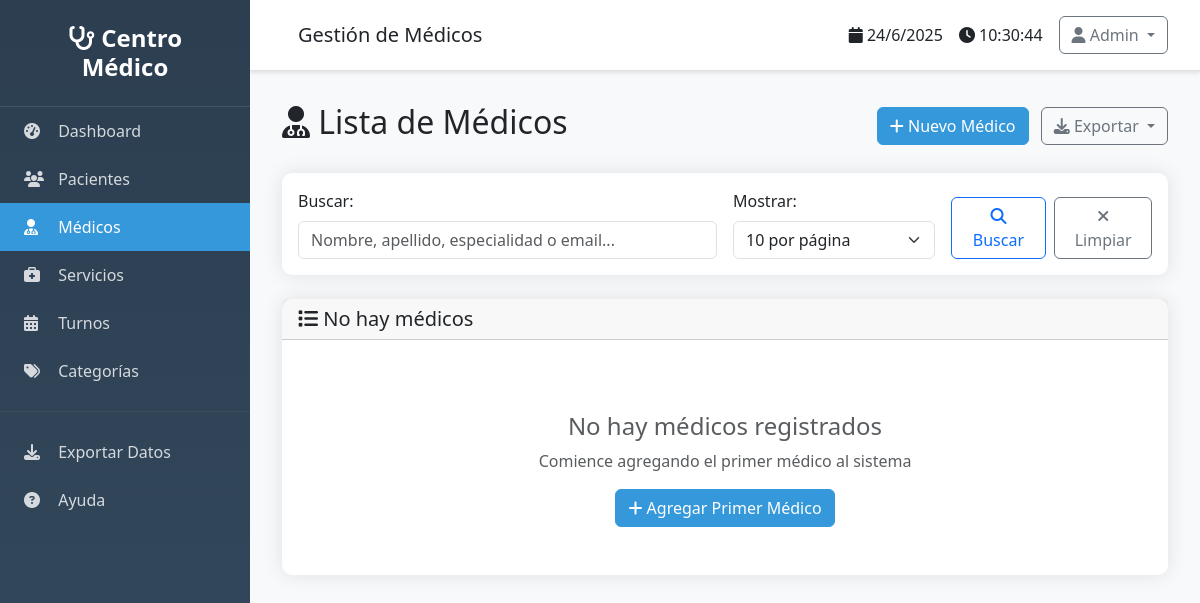
The page /profesionales/ on the database as committed earlier.
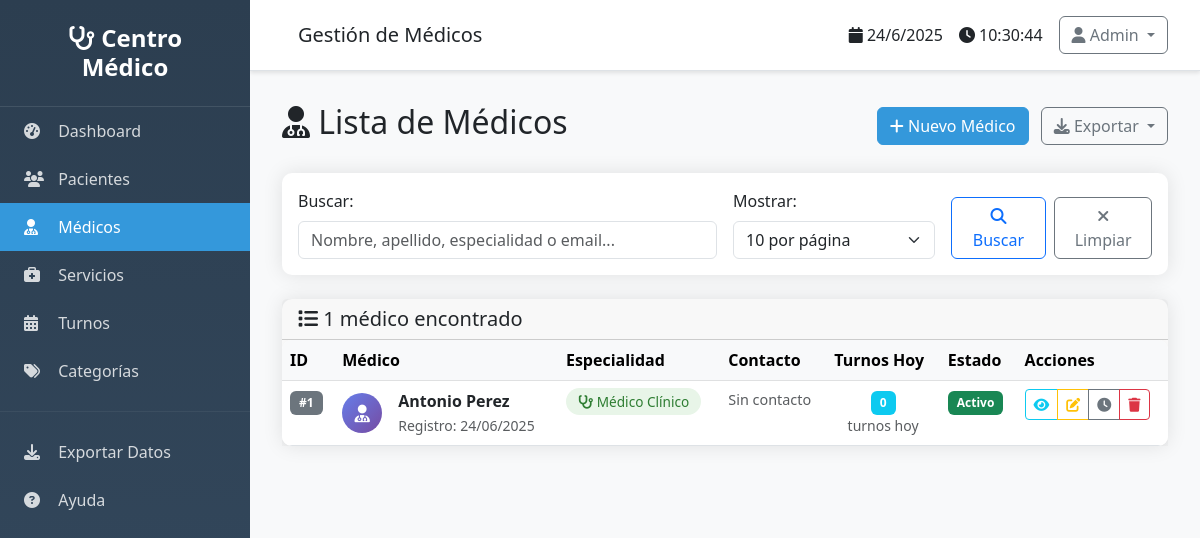
The same page on the database as committed later.
### src/models/profesional.py (models this page shows, shortened)
class Profesional(db.Model):
    __tablename__ = 'profesionales'
    id = db.Column(db.Integer, primary_key=True)
    nombre = db.Column(db.String(100), nullable=False)
    apellido = db.Column(db.String(100), nullable=False)
    telefono = db.Column(db.String(20), nullable=True)
    email = db.Column(db.String(120), nullable=True)
    especialidad = db.Column(db.String(100), nullable=True)
    activo = db.Column(db.Boolean, default=True)
    fecha_creacion = db.Column(db.DateTime, default=datetime.utcnow)
    turnos = db.relationship('Turno', backref='profesional', lazy=True)
    @property
    def nombre_completo(self):
        return f"{self.nombre} {self.apellido}"

### src/routes/profesionales.py (the view)
@profesionales_bp.route('/')
def listar():
    page = request.args.get('page', 1, type=int)
    per_page = request.args.get('per_page', 10, type=int)
    search = request.args.get('search', '', type=str)
    profesionales = ProfesionalService.get_paginated_profesionales(page, per_page, search)
    return render_template('profesionales/listar.html',
                         profesionales=profesionales,
                         search=search)

### src/services/profesional_service.py (called while the page is built, shortened)
    @staticmethod
    def get_paginated_profesionales(page=1, per_page=10, search=''):
        query = Profesional.query.filter_by(activo=True)
        return query.order_by(Profesional.apellido, Profesional.nombre).paginate(
            page=page, per_page=per_page, error_out=False
        )

### templates/profesionales/listar.html (shortened to what the changed rows need)
{% extends "base.html" %}
{% block content %}
<div class="d-flex justify-content-between align-items-center mb-4">
    <h2>
        <i class="fas fa-user-md"></i> Lista de Médicos
    </h2>
</div>
<div class="card">
    <div class="card-header">
        <h5 class="card-title mb-0">
            <i class="fas fa-list"></i>
            {% if profesionales and profesionales.items %}
                {{ profesionales.total }} médico{{ 's' if profesionales.total != 1 else '' }} encontrado{{ 's' if profesionales.total != 1 else '' }}
            {% else %}
                No hay médicos
            {% endif %}
        </h5>
    </div>
    <div class="card-body p-0">
        {% if profesionales and profesionales.items %}
            <div class="table-responsive">
                <table class="table table-hover mb-0">
                    <thead class="table-light">
                        <tr>
                            <th>ID</th>
                            <th>Médico</th>
                            <th>Especialidad</th>
                            <th>Contacto</th>
                            <th>Turnos Hoy</th>
                            <th>Estado</th>
                            <th>Acciones</th>
                        </tr>
                    </thead>
                    <tbody>
                        {% for profesional in profesionales.items %}
                        <tr>
                            <td>
                                <span class="badge bg-secondary">#{{ profesional.id }}</span>
                            </td>
                            <td>
                                <div class="d-flex align-items-center">
                                    <div class="doctor-avatar me-3">
                                        <i class="fas fa-user-md"></i>
                                    </div>
                                    <div>
                                        <strong>{{ profesional.nombre_completo }}</strong>
                                        <br><small class="text-muted">Registro: {{ profesional.fecha_creacion.strftime('%d/%m/%Y') if profesional.fecha_creacion else 'N/A' }}</small>
                                    </div>
                                </div>
                            </td>
                            <td>
                                {% if profesional.especialidad %}
                                    <span class="specialty-badge">
                                        <i class="fas fa-stethoscope"></i>
                                        {{ profesional.especialidad }}
                                    </span>
                                {% else %}
                                    <span class="text-muted">Sin especialidad</span>
                                {% endif %}
                            </td>
                            <td>
                                <div class="contact-info">
                                    {% if not profesional.telefono and not profesional.email %}
                                        <span class="text-muted">Sin contacto</span>
                                    {% endif %}
                                </div>
                            </td>
                            <td>
                                <div class="today-appointments">
                                    <span class="badge bg-info">
                                        {{ profesional.turnos|selectattr('fecha', 'equalto', today)|list|length if today else 0 }}
                                    </span>
                                    <small class="text-muted d-block">turnos hoy</small>
                                </div>
                            </td>
                            <td>
                                <span class="badge bg-success">Activo</span>
                            </td>
                            <td>
                                <div class="btn-group btn-group-sm">
                                    <a href="{{ url_for('profesionales.detalle', id=profesional.id) }}"
                                       class="btn btn-outline-info" title="Ver detalle">
                                        <i class="fas fa-eye"></i>
                                    </a>
                                    <a href="{{ url_for('profesionales.editar', id=profesional.id) }}"
                                       class="btn btn-outline-warning" title="Editar">
                                        <i class="fas fa-edit"></i>
                                    </a>
                                    <a href="{{ url_for('profesionales.horarios', id=profesional.id) }}"
                                       class="btn btn-outline-secondary" title="Ver horarios">
                                        <i class="fas fa-clock"></i>
                                    </a>
                                    <button type="button" class="btn btn-outline-danger"
                                            title="Eliminar" onclick="eliminarProfesional({{ profesional.id }}, '{{ profesional.nombre_completo }}')">
                                        <i class="fas fa-trash"></i>
                                    </button>
                                </div>
                            </td>
                        </tr>
                        {% endfor %}
                    </tbody>
                </table>
            </div>
        {% else %}
            <div class="text-center py-5">
                <h4 class="text-muted">No hay médicos registrados</h4>
                <p class="text-muted">
                    {% if search %}
                        No se encontraron médicos con el término "{{ search }}"
                    {% else %}
                        Comience agregando el primer médico al sistema
                    {% endif %}
                </p>
                {% if not search %}
                    <a href="{{ url_for('profesionales.nuevo') }}" class="btn btn-primary">
                        <i class="fas fa-plus"></i> Agregar Primer Médico
                    </a>
                {% else %}
                    <a href="{{ url_for('profesionales.listar') }}" class="btn btn-outline-secondary">
                        <i class="fas fa-arrow-left"></i> Ver Todos los Médicos
                    </a>
                {% endif %}
            </div>
        {% endif %}
    </div>
</div>
{% endblock %}

Rows that differ between the two databases and show on the page:
added Profesional: id "1", nombre_completo "Antonio Perez", fecha_creacion "24/06/2025", especialidad "Médico Clínico", shows "Sin contacto", turnos|selectattr "0"
Other text that changed with them:
{{ profesionales.total }}: (not shown) → "1"
text no longer shown: "No hay médicos No hay médicos registrados Comience agregando el primer médico al sistema Agregar Primer Médico"
text now shown: "médico encontrado ID Médico Especialidad Contacto Turnos Hoy Estado Acciones"
